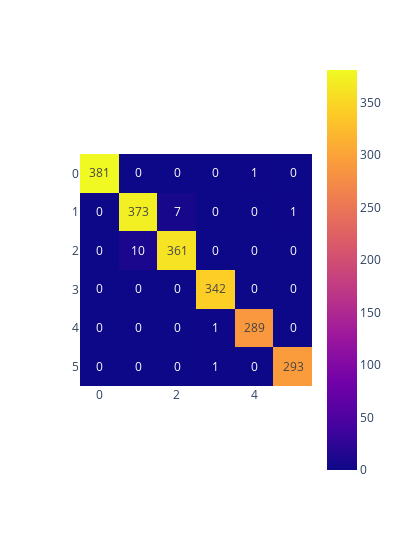

Write notebook code for a chart like this one.
### Code cell
svcConf = confusion_matrix(y_test, y_pred)
fig = px.imshow(svcConf, text_auto=True, width= 400)
fig.show()

### Figure 1 — Plotly figure (JSON) as saved in the notebook; plotly's stock layout.template omitted (floating-point values rounded to 4 significant figures)
{"data": [{"coloraxis": "coloraxis", "hovertemplate": "x: %{x}<br>y: %{y}<br>color: %{z}<extra></extra>", "name": "0", "texttemplate": "%{z}", "type": "heatmap", "xaxis": "x", "yaxis": "y", "z": [[381, 0, 0, 0, 1, 0], [0, 373, 7, 0, 0, 1], [0, 10, 361, 0, 0, 0], [0, 0, 0, 342, 0, 0], [0, 0, 0, 1, 289, 0], [0, 0, 0, 1, 0, 293]]}], "layout": {"coloraxis": {"colorscale": [[0, "#0d0887"], [0.1111, "#46039f"], [0.2222, "#7201a8"], [0.3333, "#9c179e"], [0.4444, "#bd3786"], [0.5556, "#d8576b"], [0.6667, "#ed7953"], [0.7778, "#fb9f3a"], [0.8889, "#fdca26"], [1, "#f0f921"]]}, "margin": {"t": 60}, "width": 400, "xaxis": {"anchor": "y", "constrain": "domain", "domain": [0, 1], "scaleanchor": "y"}, "yaxis": {"anchor": "x", "autorange": "reversed", "constrain": "domain", "domain": [0, 1]}}}
